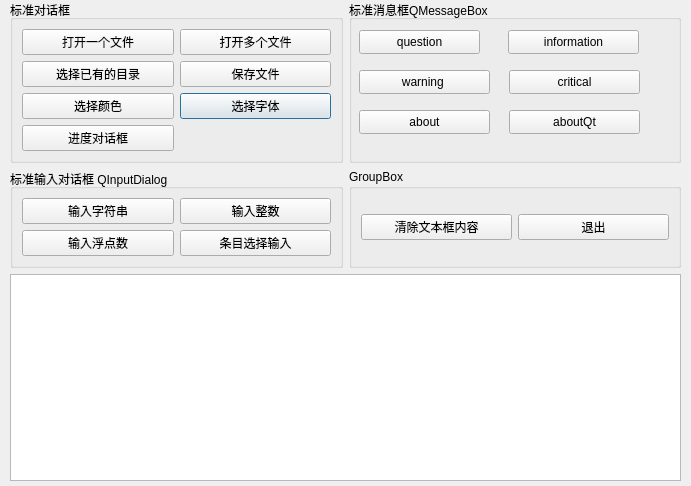
<?xml version="1.0" encoding="UTF-8"?>
<ui version="4.0">
 <class>Dialog</class>
 <widget class="QDialog" name="Dialog">
  <property name="geometry">
   <rect>
    <x>0</x>
    <y>0</y>
    <width>691</width>
    <height>486</height>
   </rect>
  </property>
  <property name="windowTitle">
   <string>Dialog</string>
  </property>
  <widget class="QWidget" name="">
   <property name="geometry">
    <rect>
     <x>10</x>
     <y>0</y>
     <width>671</width>
     <height>481</height>
    </rect>
   </property>
   <layout class="QGridLayout" name="gridLayout_5">
    <item row="0" column="0">
     <layout class="QGridLayout" name="gridLayout_4">
      <item row="0" column="0">
       <widget class="QGroupBox" name="groupBox">
        <property name="title">
         <string>标准对话框</string>
        </property>
        <layout class="QGridLayout" name="gridLayout">
         <item row="2" column="1">
          <widget class="QPushButton" name="btnFont">
           <property name="text">
            <string>选择字体</string>
           </property>
          </widget>
         </item>
         <item row="1" column="1">
          <widget class="QPushButton" name="btnSave">
           <property name="text">
            <string>保存文件</string>
           </property>
          </widget>
         </item>
         <item row="0" column="1">
          <widget class="QPushButton" name="btnOpenMulti">
           <property name="text">
            <string>打开多个文件</string>
           </property>
          </widget>
         </item>
         <item row="0" column="0">
          <widget class="QPushButton" name="btnOpen">
           <property name="text">
            <string>打开一个文件</string>
           </property>
          </widget>
         </item>
         <item row="2" column="0">
          <widget class="QPushButton" name="btnColor">
           <property name="text">
            <string>选择颜色</string>
           </property>
          </widget>
         </item>
         <item row="1" column="0">
          <widget class="QPushButton" name="btnSelDir">
           <property name="text">
            <string>选择已有的目录</string>
           </property>
          </widget>
         </item>
         <item row="3" column="0">
          <widget class="QPushButton" name="btnProgress">
           <property name="text">
            <string>进度对话框</string>
           </property>
          </widget>
         </item>
        </layout>
       </widget>
      </item>
      <item row="0" column="1">
       <widget class="QGroupBox" name="groupBox_2">
        <property name="title">
         <string>标准消息框QMessageBox</string>
        </property>
        <widget class="QPushButton" name="btnMsgQuestion">
         <property name="geometry">
          <rect>
           <x>10</x>
           <y>30</y>
           <width>121</width>
           <height>24</height>
          </rect>
         </property>
         <property name="text">
          <string>question</string>
         </property>
        </widget>
        <widget class="QPushButton" name="btnMsgInformation">
         <property name="geometry">
          <rect>
           <x>159</x>
           <y>30</y>
           <width>131</width>
           <height>24</height>
          </rect>
         </property>
         <property name="text">
          <string>information</string>
         </property>
        </widget>
        <widget class="QPushButton" name="btnMsgWarning">
         <property name="geometry">
          <rect>
           <x>10</x>
           <y>70</y>
           <width>131</width>
           <height>24</height>
          </rect>
         </property>
         <property name="text">
          <string>warning </string>
         </property>
        </widget>
        <widget class="QPushButton" name="btnMsgCritical">
         <property name="geometry">
          <rect>
           <x>160</x>
           <y>70</y>
           <width>131</width>
           <height>24</height>
          </rect>
         </property>
         <property name="text">
          <string>critical</string>
         </property>
        </widget>
        <widget class="QPushButton" name="btnMsgAbout">
         <property name="geometry">
          <rect>
           <x>10</x>
           <y>110</y>
           <width>131</width>
           <height>24</height>
          </rect>
         </property>
         <property name="text">
          <string>about</string>
         </property>
        </widget>
        <widget class="QPushButton" name="btnMsgAboutQt">
         <property name="geometry">
          <rect>
           <x>160</x>
           <y>110</y>
           <width>131</width>
           <height>24</height>
          </rect>
         </property>
         <property name="text">
          <string>aboutQt</string>
         </property>
        </widget>
       </widget>
      </item>
      <item row="1" column="0">
       <widget class="QGroupBox" name="groupBox_3">
        <property name="title">
         <string>标准输入对话框 QInputDialog</string>
        </property>
        <layout class="QGridLayout" name="gridLayout_3">
         <item row="0" column="0">
          <widget class="QPushButton" name="btnInputString">
           <property name="text">
            <string>输入字符串</string>
           </property>
          </widget>
         </item>
         <item row="0" column="1">
          <widget class="QPushButton" name="btnInputInt">
           <property name="text">
            <string>输入整数</string>
           </property>
          </widget>
         </item>
         <item row="1" column="0">
          <widget class="QPushButton" name="btnInputFloat">
           <property name="text">
            <string>输入浮点数</string>
           </property>
          </widget>
         </item>
         <item row="1" column="1">
          <widget class="QPushButton" name="btnInputItem">
           <property name="text">
            <string>条目选择输入</string>
           </property>
          </widget>
         </item>
        </layout>
       </widget>
      </item>
      <item row="1" column="1">
       <widget class="QGroupBox" name="groupBox_4">
        <property name="title">
         <string>GroupBox</string>
        </property>
        <layout class="QGridLayout" name="gridLayout_2">
         <item row="0" column="0">
          <widget class="QPushButton" name="btnClear">
           <property name="text">
            <string>清除文本框内容</string>
           </property>
          </widget>
         </item>
         <item row="0" column="1">
          <widget class="QPushButton" name="btnClose">
           <property name="text">
            <string>退出</string>
           </property>
          </widget>
         </item>
        </layout>
       </widget>
      </item>
     </layout>
    </item>
    <item row="1" column="0">
     <widget class="QPlainTextEdit" name="plainTextEdit"/>
    </item>
   </layout>
  </widget>
 </widget>
 <resources/>
 <connections>
  <connection>
   <sender>btnClear</sender>
   <signal>clicked()</signal>
   <receiver>plainTextEdit</receiver>
   <slot>clear()</slot>
   <hints>
    <hint type="sourcelabel">
     <x>389</x>
     <y>261</y>
    </hint>
    <hint type="destinationlabel">
     <x>310</x>
     <y>420</y>
    </hint>
   </hints>
  </connection>
  <connection>
   <sender>btnClose</sender>
   <signal>clicked()</signal>
   <receiver>Dialog</receiver>
   <slot>close()</slot>
   <hints>
    <hint type="sourcelabel">
     <x>509</x>
     <y>261</y>
    </hint>
    <hint type="destinationlabel">
     <x>345</x>
     <y>242</y>
    </hint>
   </hints>
  </connection>
 </connections>
</ui>
